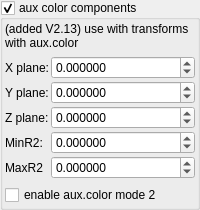
    <widget class="MyGroupBox" name="groupCheck_fold_color_aux_color_enabled_false">
     <property name="title">
      <string>aux color components</string>
     </property>
     <property name="checkable">
      <bool>true</bool>
     </property>
     <layout class="QVBoxLayout" name="verticalLayout_3">
      <property name="leftMargin">
       <number>2</number>
      </property>
      <property name="topMargin">
       <number>2</number>
      </property>
      <property name="rightMargin">
       <number>2</number>
      </property>
      <property name="bottomMargin">
       <number>2</number>
      </property>
      <item>
       <widget class="QLabel" name="label">
        <property name="text">
         <string>(added V2.13) use with transforms with aux.color</string>
        </property>
        <property name="wordWrap">
         <bool>true</bool>
        </property>
       </widget>
      </item>
      <item>
       <layout class="QGridLayout" name="gridLayout_16" columnstretch="0,1">
        <property name="spacing">
         <number>2</number>
        </property>
        <item row="2" column="0">
         <widget class="QLabel" name="label_38">
          <property name="text">
           <string>Z plane:</string>
          </property>
         </widget>
        </item>
        <item row="1" column="1">
         <widget class="MyDoubleSpinBox" name="spinbox3_mandelbox_color_y">
          <property name="sizePolicy">
           <sizepolicy hsizetype="Minimum" vsizetype="Maximum">
            <horstretch>0</horstretch>
            <verstretch>0</verstretch>
           </sizepolicy>
          </property>
          <property name="prefix">
           <string/>
          </property>
          <property name="suffix">
           <string/>
          </property>
          <property name="decimals">
           <number>6</number>
          </property>
          <property name="minimum">
           <double>-100.000000000000000</double>
          </property>
          <property name="maximum">
           <double>100.000000000000000</double>
          </property>
          <property name="singleStep">
           <double>0.100000000000000</double>
          </property>
         </widget>
        </item>
        <item row="0" column="0">
         <widget class="QLabel" name="label_31">
          <property name="text">
           <string>X plane:</string>
          </property>
         </widget>
        </item>
        <item row="0" column="1">
         <widget class="MyDoubleSpinBox" name="spinbox3_mandelbox_color_x">
          <property name="sizePolicy">
           <sizepolicy hsizetype="Minimum" vsizetype="Maximum">
            <horstretch>0</horstretch>
            <verstretch>0</verstretch>
           </sizepolicy>
          </property>
          <property name="prefix">
           <string/>
          </property>
          <property name="suffix">
           <string/>
          </property>
          <property name="decimals">
           <number>6</number>
          </property>
          <property name="minimum">
           <double>-100.000000000000000</double>
          </property>
          <property name="maximum">
           <double>100.000000000000000</double>
          </property>
          <property name="singleStep">
           <double>0.100000000000000</double>
          </property>
         </widget>
        </item>
        <item row="2" column="1">
         <widget class="MyDoubleSpinBox" name="spinbox3_mandelbox_color_z">
          <property name="sizePolicy">
           <sizepolicy hsizetype="Minimum" vsizetype="Maximum">
            <horstretch>0</horstretch>
            <verstretch>0</verstretch>
           </sizepolicy>
          </property>
          <property name="prefix">
           <string/>
          </property>
          <property name="suffix">
           <string/>
          </property>
          <property name="decimals">
           <number>6</number>
          </property>
          <property name="minimum">
           <double>-100.000000000000000</double>
          </property>
          <property name="maximum">
           <double>100.000000000000000</double>
          </property>
          <property name="singleStep">
           <double>0.100000000000000</double>
          </property>
         </widget>
        </item>
        <item row="1" column="0">
         <widget class="QLabel" name="label_39">
          <property name="text">
           <string>Y plane:</string>
          </property>
         </widget>
        </item>
        <item row="4" column="0">
         <widget class="QLabel" name="label_41">
          <property name="text">
           <string>MaxR2</string>
          </property>
         </widget>
        </item>
        <item row="3" column="0">
         <widget class="QLabel" name="label_40">
          <property name="text">
           <string>MinR2:</string>
          </property>
         </widget>
        </item>
        <item row="4" column="1">
         <widget class="MyDoubleSpinBox" name="spinbox_mandelbox_color_Sp2">
          <property name="sizePolicy">
           <sizepolicy hsizetype="Minimum" vsizetype="Maximum">
            <horstretch>0</horstretch>
            <verstretch>0</verstretch>
           </sizepolicy>
          </property>
          <property name="prefix">
           <string/>
          </property>
          <property name="suffix">
           <string/>
          </property>
          <property name="decimals">
           <number>6</number>
          </property>
          <property name="minimum">
           <double>-100.000000000000000</double>
          </property>
          <property name="maximum">
           <double>100.000000000000000</double>
          </property>
          <property name="singleStep">
           <double>0.100000000000000</double>
          </property>
         </widget>
        </item>
        <item row="3" column="1">
         <widget class="MyDoubleSpinBox" name="spinbox_mandelbox_color_Sp1">
          <property name="sizePolicy">
           <sizepolicy hsizetype="Minimum" vsizetype="Maximum">
            <horstretch>0</horstretch>
            <verstretch>0</verstretch>
           </sizepolicy>
          </property>
          <property name="prefix">
           <string/>
          </property>
          <property name="suffix">
           <string/>
          </property>
          <property name="decimals">
           <number>6</number>
          </property>
          <property name="minimum">
           <double>-100.000000000000000</double>
          </property>
          <property name="maximum">
           <double>100.000000000000000</double>
          </property>
          <property name="singleStep">
           <double>0.100000000000000</double>
          </property>
         </widget>
        </item>
       </layout>
      </item>
      <item>
       <widget class="MyCheckBox" name="checkBox_transf_function_enabledCx_false">
        <property name="text">
         <string>enable aux.color mode 2</string>
        </property>
       </widget>
      </item>
     </layout>
    </widget>
